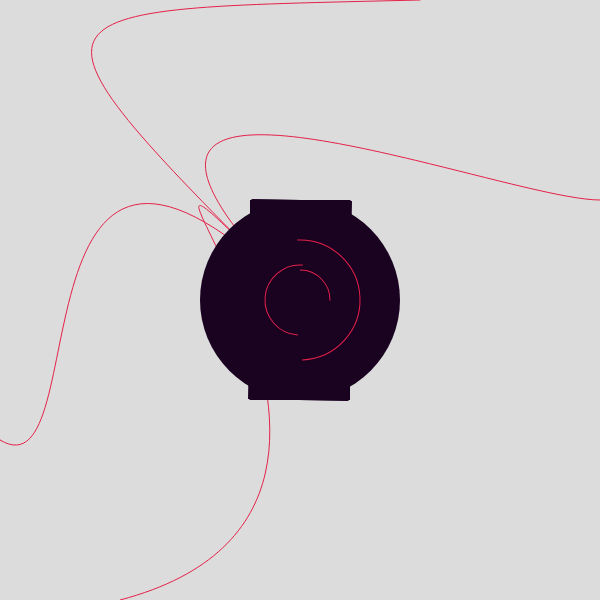
Frame 1 (no input)
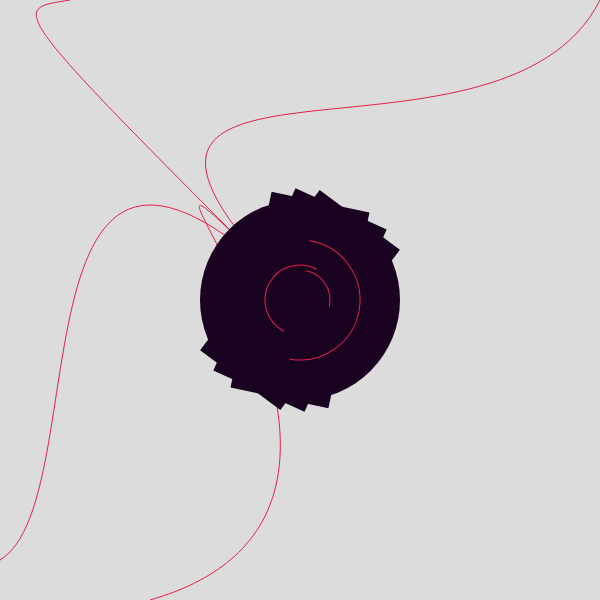
Frame 60 (no input)
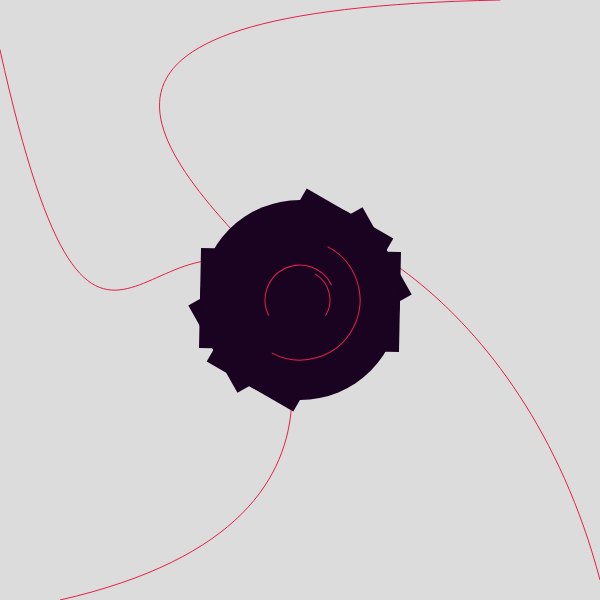
Frame 120 (the mouse pressed at the canvas centre since frame 60)

The p5.js sketch that drew these frames (run headless with seeded random() and noise() and a simulated clock; from frame 60 on, the mouse is pressed at the canvas centre):

// p5.js sketch
// ── sketch.js
function setup() {
    createCanvas(600, 600);
    background(220);
    frameRate(30);
}
var lineX = 0; // X & Y position variables, used for arms
var lineY = 0;
var num = 0;
var rand; // Random Number variable
var newArm = new Arm();
var armArray = [];
var rectRotate = 0;
var centerAxis = new p5.Vector(300, 300);
var arrayLength = 0; // Number of Active Arms on Screen
var purple = '#6A31E5';
var red = '#E52149';
var lineColor = '#6A31E5'; // Defines colors of all lines
var circleColor = '#1A0221';
var backGround = true; // Declares if background should be redrawn. 
var colorArray = ['#6A31E5', '#1793DE', '#0BDE85' ]; 
var colorMarker = 0; 
function draw() { 
    //Togle Background with SPACE bar
    if (keyIsDown(32)) {
        backGround = !backGround;
    }
    if (backGround) {
        background(220)
    };
    lineX = 0;
    noFill();
    //Change Colors 
    lineColor = '#E52149';
    if (keyCode === RIGHT_ARROW) {
        lineColor = '#6A31E5'; 
    };
    
    if (keyCode === UP_ARROW) {
        circleColor = '#080336'
    };
    // create new Arm object, and add new arms on mousePress
    var newArm = new Arm();
    armArray.push(newArm);
    for (i in armArray) {
        armArray[i].randTop(lineColor);
        armArray[i].randBottom(lineColor);
        armArray[i].randLeft(lineColor);
        armArray[i].randRight(lineColor);
    }
    if (armArray.length > arrayLength) {
        armArray.pop();
    };
    fill(circleColor);
    noStroke();
    push();
    rectMode(CENTER);
    translate(300, 300);
    rotate(PI + rectRotate);
    rectRotate += 0.01;
    rect(0, 0, 100, 200);
    rotate(PI + rectRotate);
    //rectRotate += 0.001; 
    rect(0, 0, 100, 200);
    rotate(PI + rectRotate);
    //rectRotate -= 0.001; 
    rect(0, 0, 100, 200);
    pop();
    // CIRCLE
    ellipse(width / 2, height / 2, 200, 200);
    // Arcs 
    push();
    noFill();
    translate(300, 300);
    stroke(lineColor);
    rotate(PI + rectRotate);
    rectRotate += 0.05;
    arc(0, 0, 60, 60, HALF_PI, PI);
    rotate(PI + rectRotate);
    rectRotate += 0.05;
    arc(0, 0, 70, 70, HALF_PI, PI * 1.5);
    rotate(PI - rectRotate);
    arc(0, 0, 120, 120, HALF_PI, PI * 1.5);
    pop();
    console.log(rectRotate);
}
// ---- EVENT LISTENERS -------------------------------//
var loopToggle = true;
// Turns off the draw() loop, PAUSES animation
function mousePressed() { 
    console.log("MOUSE PRESSED");
    if (loopToggle) {
        loop();
    }
    else {
        noLoop();
    }
    loopToggle = !loopToggle;
    

}
// Adds mode arms on ENTER keypress, deletes on BACKSPACE
function keyPressed() {
    if (keyCode === ENTER) {
        arrayLength += 2;
    }
    else if (keyCode === BACKSPACE) {
        arrayLength -= 2;
        console.log("BACKWARDS!"); // <- Doesn't always work
    }
}
// ----- Begin Arm Defintion ---------------------//
function drawArms() {
    lineY = 0;
    for (var i = 0; i < 60; i++) {
        stroke(255, 5, 100);
        bezier(600, lineY, 100, 500, mouseX, mouseY / 2, mouseX, mouseY);
        lineY += 10;
    }
}

function Arm() {
    // Contructor function for Arm objects. Has no member variables. Methods defined below. 
}
Arm.prototype.randTop = function (lineColor) {
    rand = int(random(60));
    lineX = 0;
    noFill();
    stroke(lineColor);
    for (var i = 0; i < 60; i++) {
        if (i === rand) {
            bezier(lineX, 0, 10, 10, mouseX / 2, mouseY / 2, 300, 300);
        }
        lineX += 10;
    }
};
Arm.prototype.randBottom = function (lineColor) {
    rand = int(random(60));
    lineX = 0;
    noFill();
    stroke(lineColor);
    for (var i = 0; i < 60; i++) {
        if (i === rand) {
            bezier(lineX, 600, 500, 500, mouseX / 2, mouseY / 2, 300, 300);
        }
        lineX += 10;
    }
};
Arm.prototype.randLeft = function (lineColor) {
    rand = int(random(60));
    lineY = 0;
    noFill();
    stroke(lineColor);
    for (var i = 0; i < 60; i++) {
        if (i === rand) {
            bezier(0, lineY, 100, 500, mouseX / 2, mouseY / 2, 300, 300);
        }
        lineY += 10;
    }
};
Arm.prototype.randRight = function (lineCOlor) {
    rand = int(random(60));
    lineY = 0;
    noFill();
    stroke(lineColor);
    for (var i = 0; i < 60; i++) {
        if (i === rand) {
            bezier(600, lineY, 500, 200, mouseX / 2, mouseY / 2, 300, 300);
        }
        lineY += 10;
    }
}
